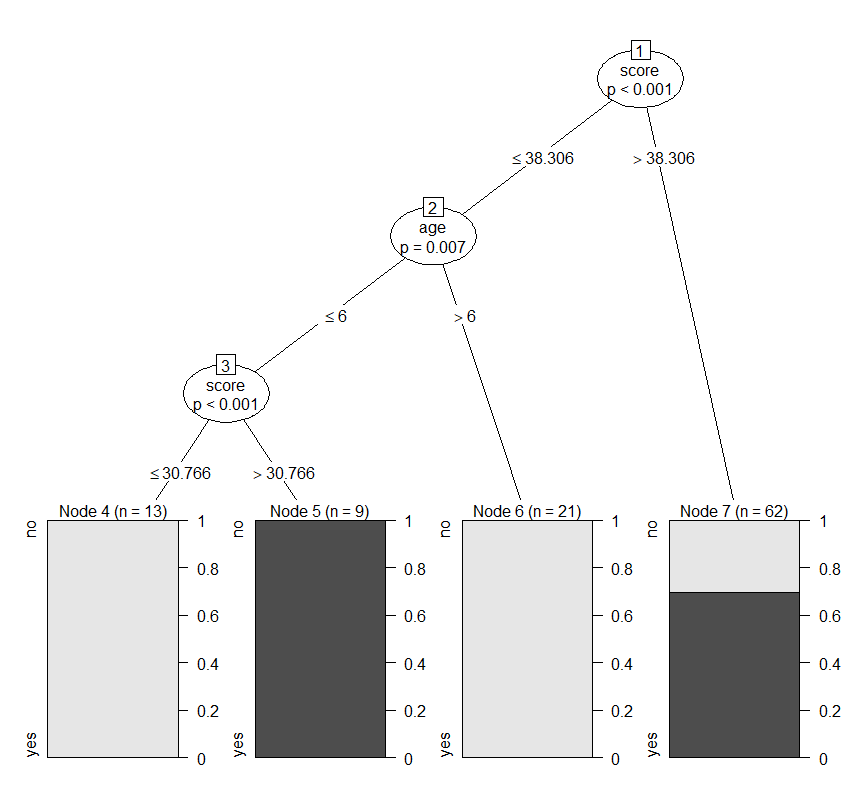

Recreate this plot in R.
library(party)
input.dat <- readingSkills[c(1:105),]
png(file = "KararAgaci.png")
output.tree <- ctree(nativeSpeaker ~ age + shoeSize + score, data = input.dat)
plot(output.tree)
dev.off()
